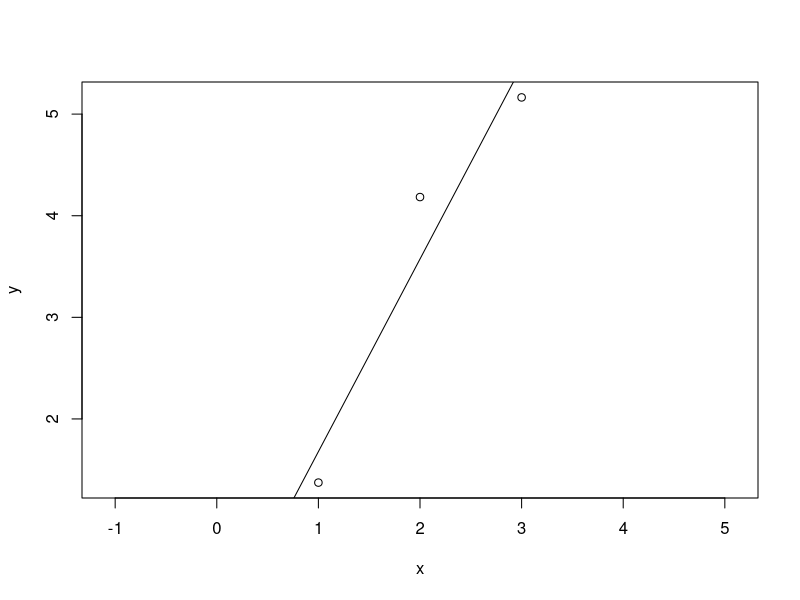
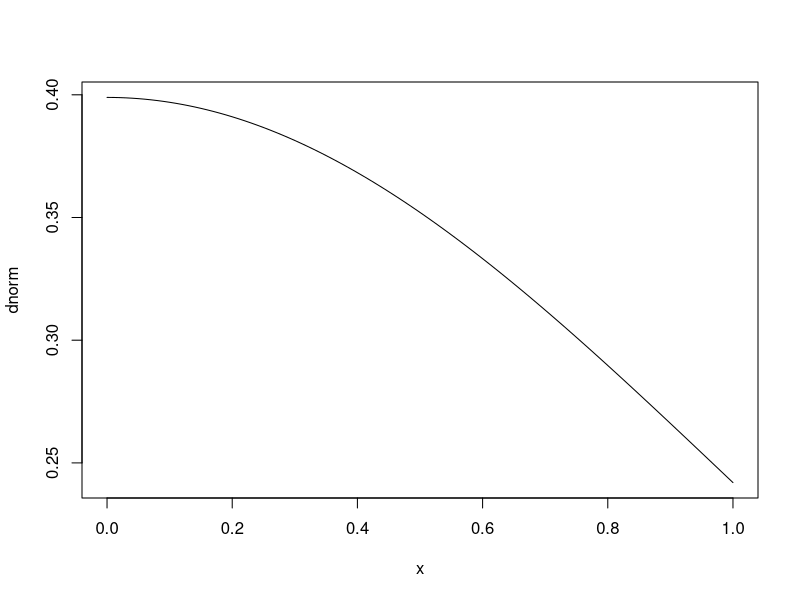
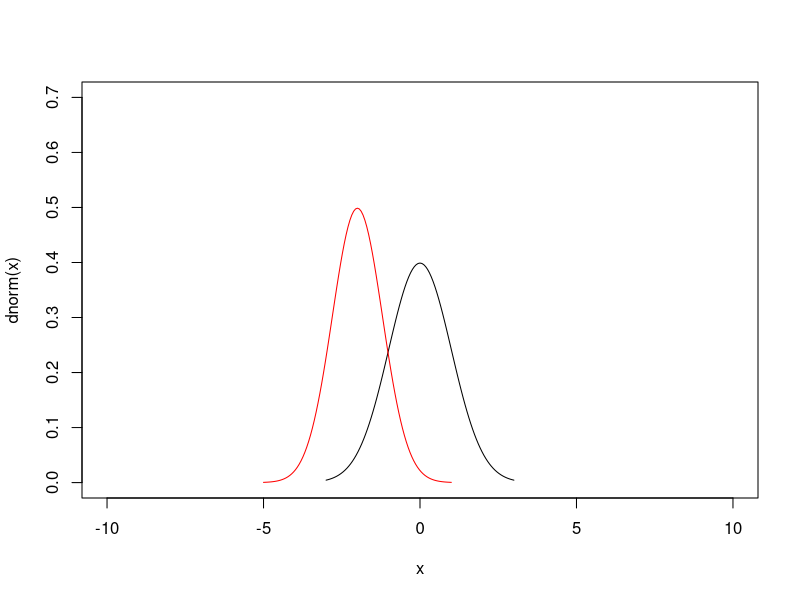

The R source for these figures, in order:
# Create a vector called x
x <- c(1, 2, 3)
# y = 2*x
y = 2 * x
# Data frame
a <- data.frame(x, y)
# Data frame
data.frame(x, y)
a <- data.frame(x, y)
# Simulation for regression
set.seed(1)
a$y <- a$y +rnorm(3)
## Regression
plot(y ~ x ,a, asp=TRUE)
lm(y ~ x ,a)
a.lm = lm(y ~ x ,a)
abline(a.lm)
summary(a.lm)
## Normal distribution density
plot(dnorm)
curve(dnorm,-3,3, xlim=c(-10,10), ylim=c(0,0.7))
customdnorm <- function(x){dnorm(x, -2, 0.8)}
curve(customdnorm, -5,1, add=TRUE, col="red")
